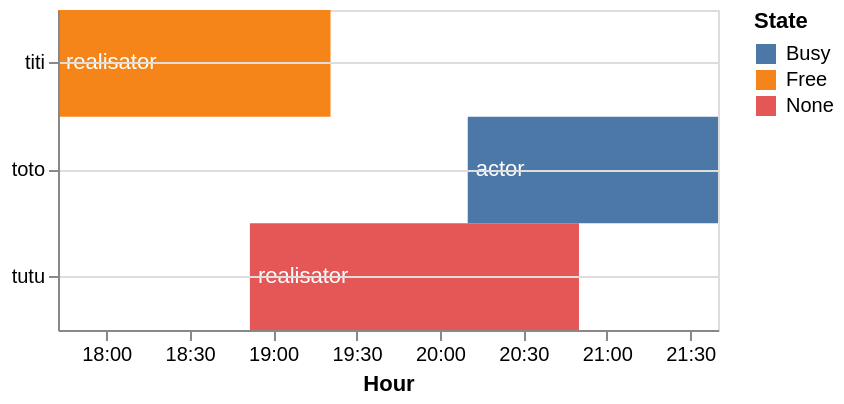

Vega-Lite specification stored for this chart:
### Vega-Lite specification from a JSON file in a GitHub repository (floating-point values rounded to 4 significant figures)
{"$schema": "https://vega.github.io/schema/vega-lite/v3.json", "description": "A simple bar chart with embedded data.", "width": 330, "height": 160, "data": {"values": [{"state": "Busy", "id": "toto", "qualif": "actor", "starttime": 1556136600000, "endtime": 1556142000000}, {"state": "Free", "id": "titi", "qualif": "realisator", "starttime": 1556127760000, "endtime": 1556133640000}, {"state": "None", "id": "tutu", "qualif": "realisator", "starttime": 1556131900000, "endtime": 1556139000000}]}, "mark": "bar", "encoding": {"y": {"field": "id", "type": "ordinal", "axis": {"title": false, "grid": true}}, "color": {"field": "state", "type": "nominal", "legend": {"title": "State"}, "scale": {"scheme": "tableau10"}}, "x": {"field": "starttime", "type": "temporal", "axis": {"title": "Hour", "grid": false, "format": "%H:%M"}}, "x2": {"field": "endtime", "type": "temporal"}}, "layer": [{"mark": "rect"}, {"mark": {"type": "text", "align": "left", "baseline": "middle", "dx": 4}, "encoding": {"text": {"field": "qualif", "type": "ordinal"}, "color": {"value": "#ffffff"}}}]}
